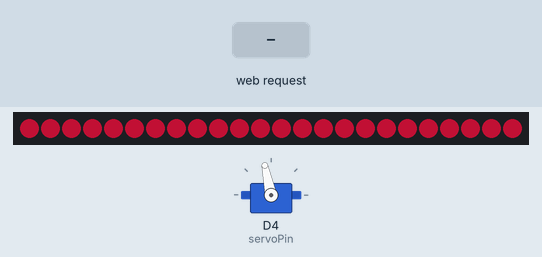
Simulated run of this sketch. Board: ESP8266 (NodeMCU). Parts: 24 RGB LEDs in strip order, left to right, servo. The test bench sets the inputs (shaded band). Dim RGB values are drawn brighter than linear; WiFi joins after 1.5 s; servers stay silent unless stated; no MQTT or app messages arrive unless stated.

Above: at 8.8 s.
8.9 s: HTTP request GET /close received
At 11.6 s:
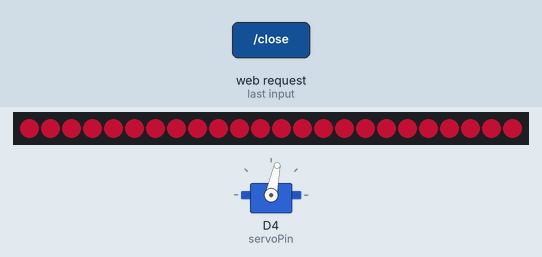
11.9 s: HTTP request GET /open received
At 15.4 s:
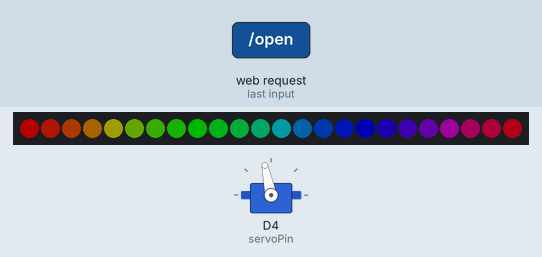
At 17.74 s:
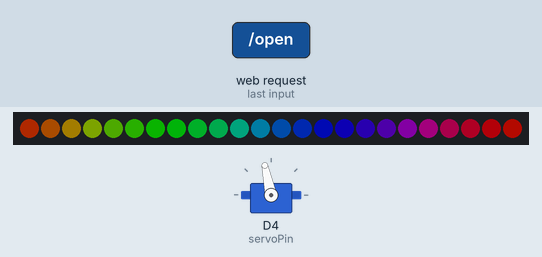
Timing chart, 0 to 19.2 s (numbered marks = the images above; inputs shaded):
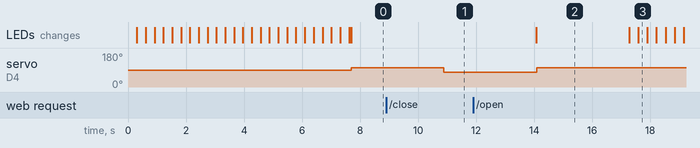

Measured:
- after the input at 8.9 s, servo on D4 (servoPin): 102° → 78° after 2.0 s
- after the input at 11.9 s, servo on D4 (servoPin): 78° → 102° after 2.2 s

The sketch:

BoxController.ino
```cpp
#include <Adafruit_NeoPixel.h>
#include <Servo.h>
#include <ESP8266WiFi.h>
#include <WiFiClient.h>
#include <ESP8266WebServer.h>
#include <ESP8266mDNS.h>
#include <PubSubClient.h>

#ifdef __AVR__
  #include <avr/power.h>
#endif

#define PIN D3 // D3 is a pin for LED Strip

//FILL REAL VALUES
const char* ssid = "Muspelheim";
const char* password = "******";

const char* mqtt_server = "192.168.0.170";
const char* mqtt_user = "******";
const char* mqtt_password = "******";

int servoPosition = 0;
int servoPin = 2; // Arduino GIO2 equal D4 ESP Pin
int isAlreadyInited = 0;
int numberOfLedPixels = 24;

// Parameter 1 = number of pixels in strip
// Parameter 2 = Arduino pin number (most are valid)
// Parameter 3 = pixel type flags, add together as needed:
//   NEO_KHZ800  800 KHz bitstream (most NeoPixel products w/WS2812 LEDs)
//   NEO_KHZ400  400 KHz (classic 'v1' (not v2) FLORA pixels, WS2811 drivers)
//   NEO_GRB     Pixels are wired for GRB bitstream (most NeoPixel products)
//   NEO_RGB     Pixels are wired for RGB bitstream (v1 FLORA pixels, not v2)
//   NEO_RGBW    Pixels are wired for RGBW bitstream (NeoPixel RGBW products)
Adafruit_NeoPixel strip = Adafruit_NeoPixel(numberOfLedPixels, PIN, NEO_GRB + NEO_KHZ800);
//Create new servo object to control box open/close
Servo servo;
//Create new web server instance
ESP8266WebServer server(80);
//Pub-Sub CLient
WiFiClient espClient;
PubSubClient pubSubClient(espClient);

//Setup runned once
void setup()
{
  strip.setBrightness(100);
  strip.begin();
  strip.show();

  //Connect to wifi
  WiFi.mode(WIFI_STA);
  WiFi.begin(ssid, password);

  pubSubClient.setServer(mqtt_server, 1883);
  pubSubClient.setCallback(pubSubCallback);

  server.onNotFound(handleRoot);
  server.on("/", handleRoot);
  server.on("/open", [](){
    openBox();
    server.send(200, "text/plain", "box open");
  });

  server.on("/close", [](){
    closeBox();
    server.send(200, "text/plain", "box open");
  });

  server.begin();

  rainbowCycle(5); //first cycle before servo (change color every 5ms)
  servo.attach(servoPin);  // attaches the servo on GIO2 to the servo object
}

//Loop runned without stop
void loop()
{
  if(isAlreadyInited < 1) {
    connectPubSubAndProducePayload();

    for(int i=0;i<numberOfLedPixels;i++)
    {
      // 220-20-60 is a red color
      strip.setPixelColor(i, strip.Color(220, 20, 60));
    }
    strip.show();

    //moved to custom function
    openBox();

    isAlreadyInited = 1;

    // 65% strip brightness after opening
    strip.setBrightness(65);
  }

  server.handleClient();

  rainbowCycle(20);
}

//------------------------------ PUB-SUB Logic -----------------------------
long lastReconnectAttempt = 0;

boolean pubSubReconnect() {
  if (pubSubClient.connect("WeddingBox", mqtt_user, mqtt_password)) {
    // Once connected, publish an announcement...
    pubSubClient.publish("wedding/proposal-box/start","on");
  }
}

void connectPubSubAndProducePayload() {
  if (!pubSubClient.connected()) {
    long now = millis();
    if (now - lastReconnectAttempt > 5000) {
      lastReconnectAttempt = now;
      // Attempt to reconnect
      if (pubSubReconnect()) {
        lastReconnectAttempt = 0;
      }
    }
  } else {
    pubSubClient.loop();
  }
}

void pubSubCallback(char* topic, byte* payload, unsigned int length) {
  // handle message arrived
}

//------------------------------ SERVO OPEN/CLOSE -----------------------------
int boxOpened = 0;

void openBox() {
  if(boxOpened == 0)
  {
    servo.attach(servoPin);  // attaches the servo on GIO2 to the servo object

    for(servoPosition = 90; servoPosition <= 180; servoPosition += 1)
    {
      servo.write(102); //servo speed (slow)
      delay(35); // send SIGNAL 35 ms
    }

    servo.detach();

    boxOpened = 1;
  }
}

void closeBox() {
  if(boxOpened == 1)
  {
    servo.attach(servoPin);  // attaches the servo on GIO2 to the servo object

    for(servoPosition = 90; servoPosition <= 180; servoPosition += 1)
    {
      servo.write(78); //servo speed (slow)
      delay(35); // send SIGNAL 35 ms
    }

    servo.detach();

    boxOpened = 0;
  }
}

//------------------------------ WEB SERVER -----------------------------------
void handleRoot() {
  server.send(200, "text/html", "<p><a href='/open'>Open Box</a></p><p><a href='/close'>Close Box</a></p>");
}


//--------------------------------- LED ---------------------------------------
void rainbow(uint8_t wait) {
  uint16_t i, j;

  for(j=0; j<256; j++) {
    for(i=0; i<strip.numPixels(); i++) {
      strip.setPixelColor(i, Wheel((i+j) & 255));
    }
    strip.show();
    delay(wait);
  }
}

void rainbowCycle(uint8_t wait) {
  uint16_t i, j;

  for(j=0; j<256*5; j++) { // 5 cycles of all colors on wheel
    for(i=0; i< strip.numPixels(); i++) {
      strip.setPixelColor(i, Wheel(((i * 256 / strip.numPixels()) + j) & 255));
    }
    strip.show();
    delay(wait);

    server.handleClient();
  }
}

uint32_t Wheel(byte WheelPos) {
  WheelPos = 255 - WheelPos;
  if(WheelPos < 85) {
    return strip.Color(255 - WheelPos * 3, 0, WheelPos * 3);
  }
  if(WheelPos < 170) {
    WheelPos -= 85;
    return strip.Color(0, WheelPos * 3, 255 - WheelPos * 3);
  }
  WheelPos -= 170;
  return strip.Color(WheelPos * 3, 255 - WheelPos * 3, 0);
}
//--------------------------------- END LED -----------------------------------
```
